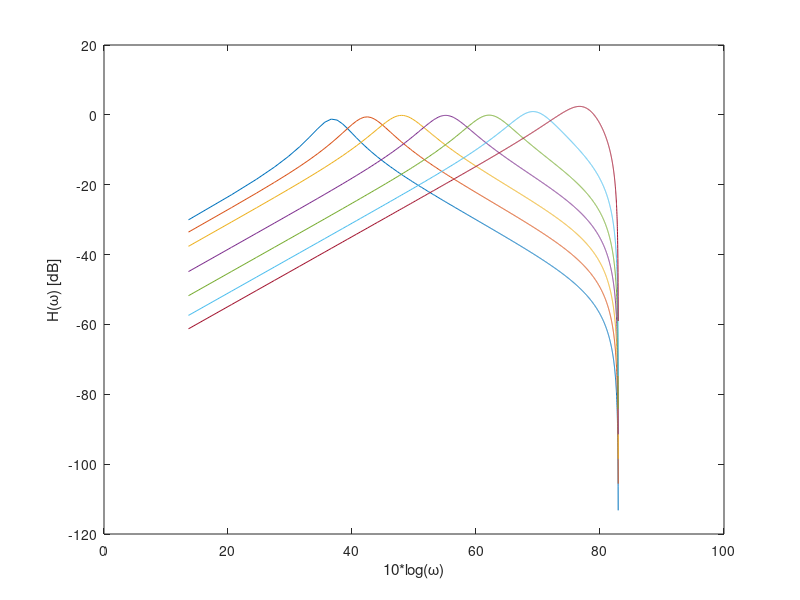

The MATLAB script that drew this image:
A = [1024 -2029 1006;
    1024 -2009 988;
    1024 -1970 955;
    1024 -1878 890;
    1024 -1660 772;
    1024 -1115 569;
    1024 141 239];
B = [1024 0 -1024;
    1024 0 -1024;
    1024 0 -1024;
    1024 0 -1024;
    1024 0 -1024;
    1024 0 -1024;
    1024 0 -1024;];

A = A./1024;
B = B./1024;
G = [8, 17, 34, 66, 125, 250, 500, 1000, 2000];
G = G./1024;

lim = [180 180 180 120 90 60 30];


Hgen = zeros(1024,1);

for i = 1:7,
    Bi = B(i,:);
    Ai = A(i,:);
    [H,W] = freqz(Bi,Ai,1024,8000);
    H = G(i)*H;
    Hgen = Hgen + H;
    H = 10*log(H);
    W = 10*log(W);
    plot(W,H);
    hold all;
end
%plot(W,10*log(Hgen))
xlabel('10*log(\omega)')
ylabel('H(\omega) [dB]')

